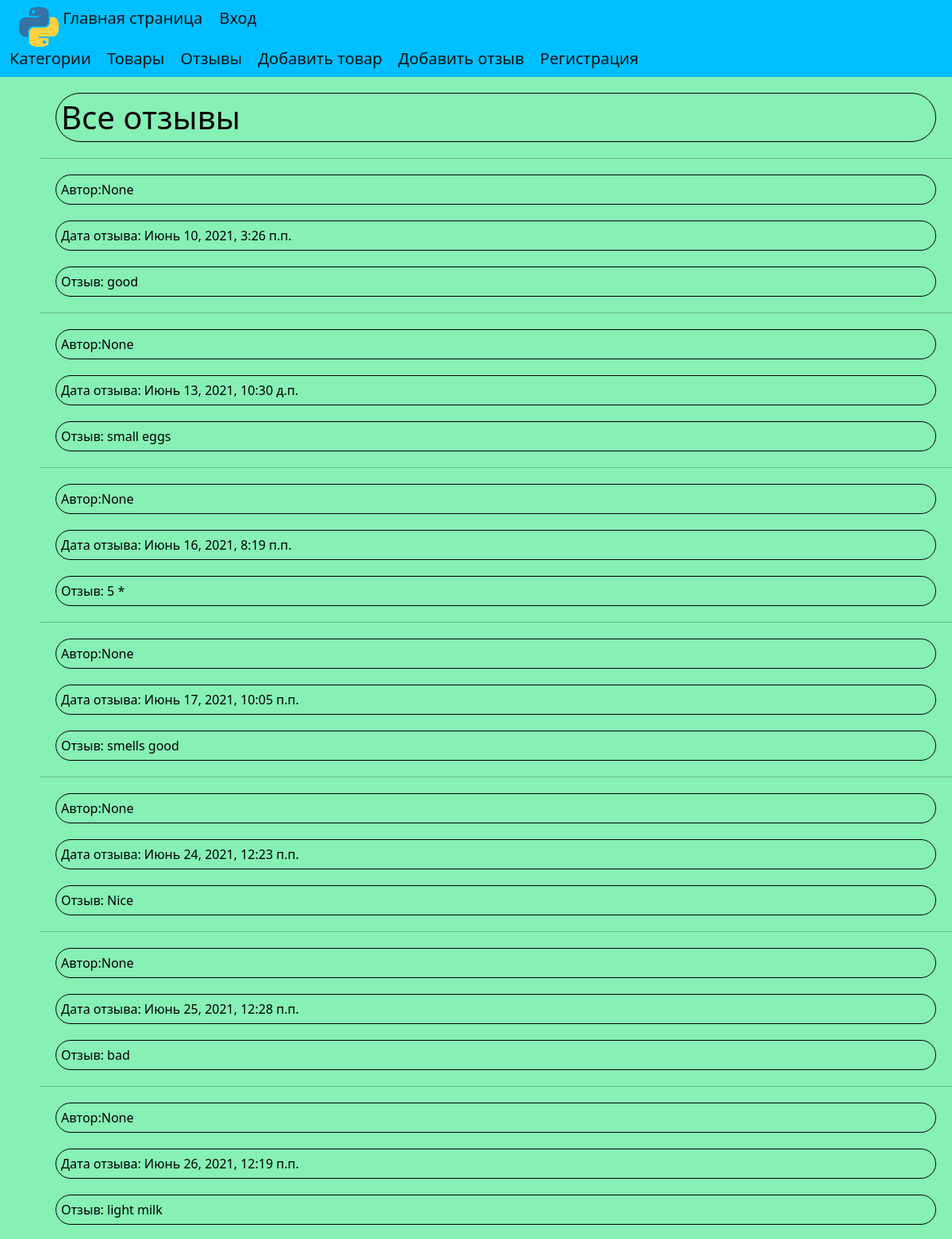
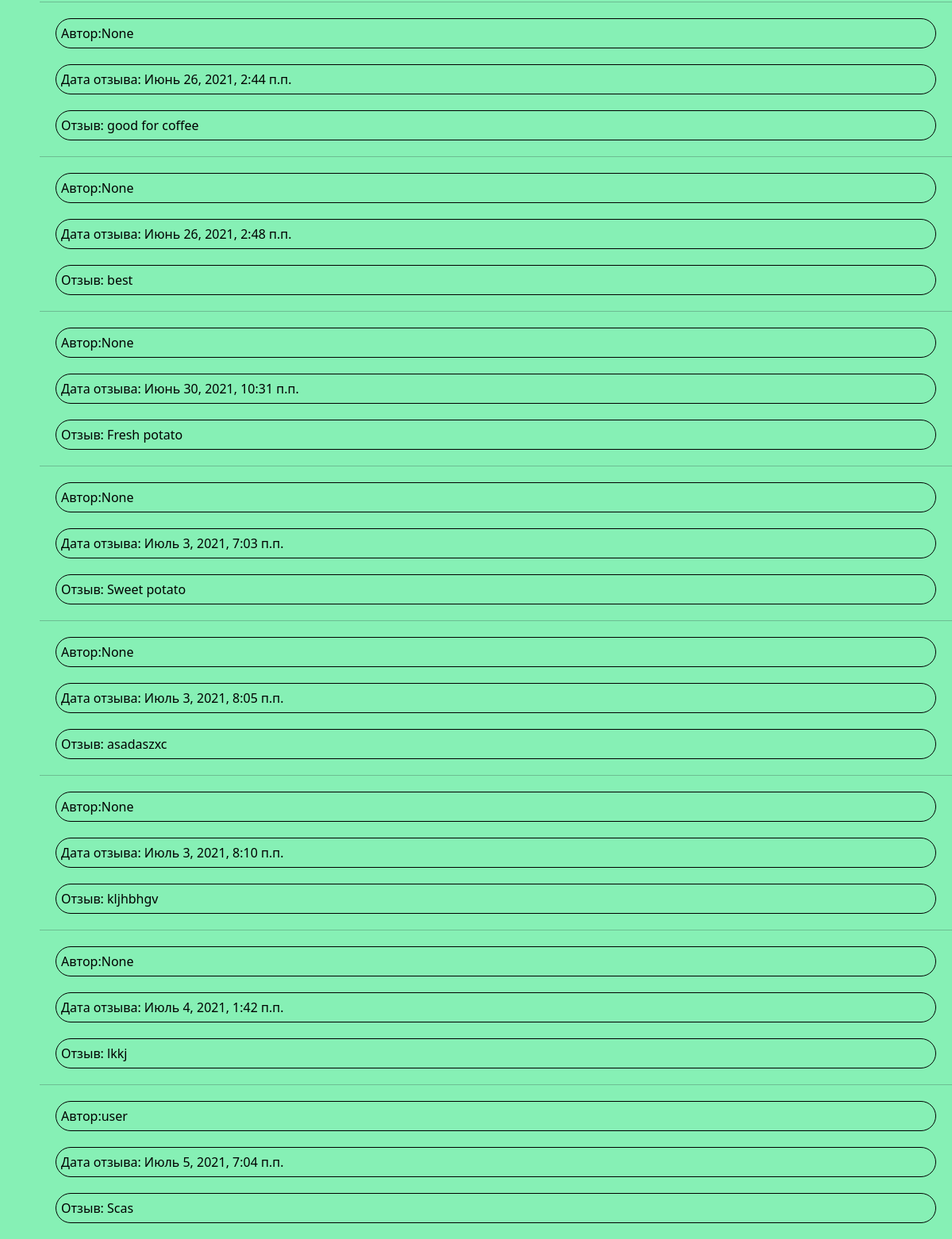
/review/, run on the app's committed database (2 pictures, top to bottom).
### HW_app/models.py (models this page shows, shortened)
class Review(models.Model):
    class Meta:
        verbose_name = 'Отзыв'
        verbose_name_plural = 'Отзывы'
    author = models.ForeignKey(to=User, verbose_name='Автор', on_delete=models.CASCADE, null=True)
    text = models.CharField('Текст', max_length=255)
    date = models.DateTimeField('Дата', auto_now=True, null=False)
    product = models.ForeignKey(Product, verbose_name='Товар', on_delete=models.CASCADE)

### HW_app/views.py (the view)
# urls.py: path('review/', views.review_list),
def review_list(request):
    review = Review.objects.all().exclude(text='niger').order_by('date')
    data = {
        'review': review
    }
    return render(request, 'reviews.html', context=data)

### templates/reviews.html
{% extends 'layout.html' %}
{% block content %}
<h1 class="yellow-tag">Все отзывы</h1>
{% for reviews in review %}
    <hr>
    <p class="yellow-tag">Автор:{{ reviews.author }}</p>
    <p class="yellow-tag">Дата отзыва: {{ reviews.date }}</p>
    <p class="yellow-tag">Отзыв: {{ reviews.text }}</p>
{% endfor %}
{% endblock %}

### static/css/style.css (style rules this page uses)
body { background: #86f0b5; }
.yellow-tag { text-decoration: None; color: black; margin: 20px; padding: 6px; border: black solid 1px; border-radius: 50px; }

### data on the page
Review: author "None", date "Июнь 10, 2021, 3:26 п.п.", text "good"
Review: author "None", date "Июнь 13, 2021, 10:30 д.п.", text "small eggs"
Review: author "None", date "Июнь 16, 2021, 8:19 п.п.", text "5 *"
Review: author "None", date "Июнь 17, 2021, 10:05 п.п.", text "smells good"
Review: author "None", date "Июнь 24, 2021, 12:23 п.п.", text "Nice"
Review: author "None", date "Июнь 25, 2021, 12:28 п.п.", text "bad"
Review: author "None", date "Июнь 26, 2021, 12:19 п.п.", text "light milk"
Review: author "None", date "Июнь 26, 2021, 2:44 п.п.", text "good for coffee"
Review: author "None", date "Июнь 26, 2021, 2:48 п.п.", text "best"
Review: author "None", date "Июнь 30, 2021, 10:31 п.п.", text "Fresh potato"
Review: author "None", date "Июль 3, 2021, 7:03 п.п.", text "Sweet potato"
Review: author "None", date "Июль 3, 2021, 8:05 п.п.", text "asadaszxc"
Review: author "None", date "Июль 3, 2021, 8:10 п.п.", text "kljhbhgv"
Review: author "None", date "Июль 4, 2021, 1:42 п.п.", text "lkkj"
Review: author "user", date "Июль 5, 2021, 7:04 п.п.", text "Scas"
